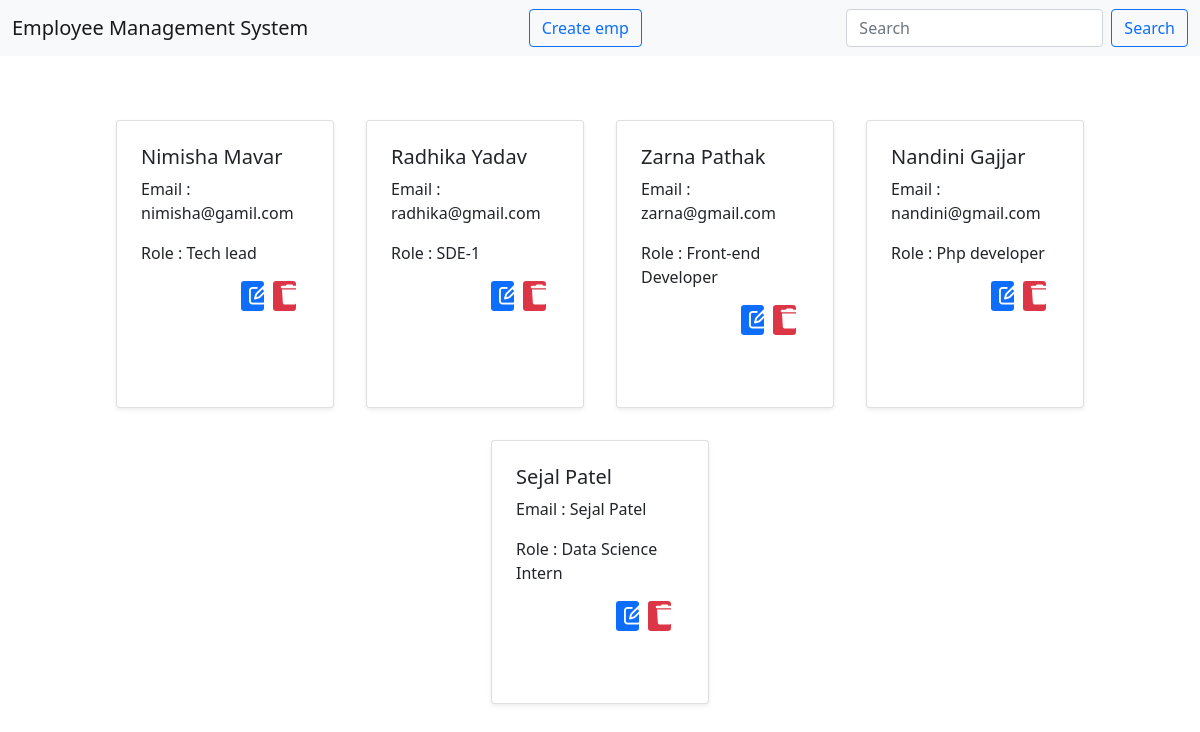
Before: / with the older database file.
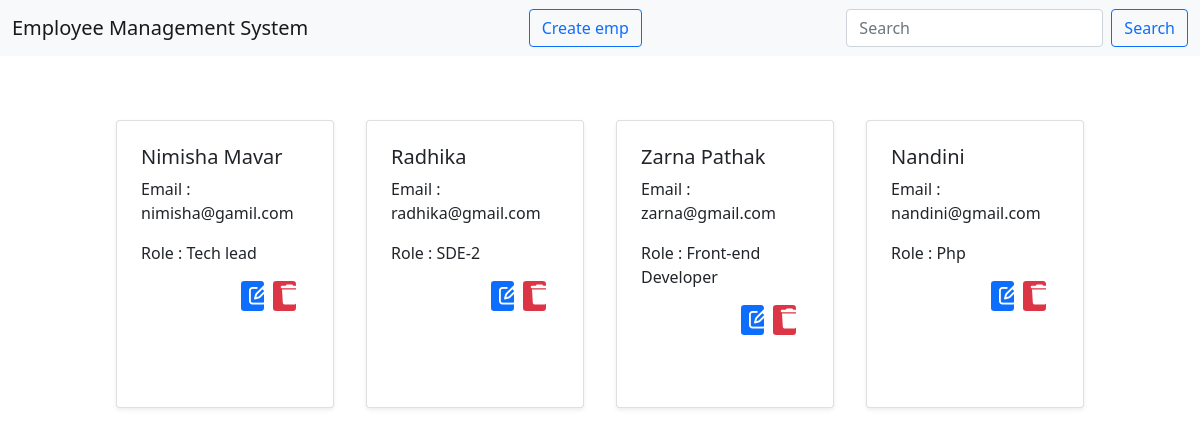
After: the same page with the newer database file.
### CRUD/models.py (models this page shows, shortened)
class Employee(models.Model):
    name=models.CharField(max_length=100,verbose_name="Employee name")
    email=models.EmailField(max_length=277,verbose_name="Employee email")
    role=models.CharField(max_length=50)

### CRUD/views.py (the view, shortened to what this page needs)
# urls.py: path('',views.home,name="home")
def home(request):
    emps=Employee.objects.all()
    context={
        "Employees":emps
    }
    return render(request,'index.html',context)

### templates/index.html (shortened to what this page needs)
<!DOCTYPE html>
<html>
  <head>
    <link
      href="https://cdn.jsdelivr.net/npm/bootstrap@5.0.2/dist/css/bootstrap.min.css"
      rel="stylesheet"
    />
    <link
      rel="stylesheet"
      href="https://cdnjs.cloudflare.com/ajax/libs/font-awesome/6.5.2/css/all.min.css"
    />
  </head>
  <body>
    <nav class="navbar navbar-light bg-light">
      <div class="container-fluid">
        <a class="navbar-brand">Employee Management System</a>
        <button class="btn btn-outline-primary text-right"  type="button" data-bs-toggle="modal" data-bs-target="#createModal">Create emp</button>
        <form class="d-flex" method="post">
          <input
            class="form-control me-2"
            type="search"
            placeholder="Search"
            aria-label="Search"
            name="searchQuery"
          />
          <button class="btn btn-outline-primary" type="submit" name="search">Search</button>
        </form>
      </div>
    </nav>
    <br/></br>
    <div class="row mx-auto justify-content-center col-lg-10">
    {% for Employee in Employees %}
      <div class="col-lg-3 p-3">
        <div class="card h-100 card h-100 shadow-sm p-2 mb-5 bg-body rounded">
          <div class="card-body">
            <h5 class="card-title">{{Employee.name}}</h5>
            <p class="card-text">
              Email : {{Employee.email}}
            </p>
            <p class="card-text">
              Role : {{Employee.role}}
            </p>
            <div class="row">
                <div class="col-lg-3"></div>
                <div class="col-lg-4"></div>
                <div class="col-lg-5 row">
                    <div class="col-lg-5 btn-sm btn-primary" type="button" data-bs-toggle="modal" data-bs-target="#UpdateModal{{Employee.id}}"><i class="fa-regular fa-pen-to-square fs-5"></i></div>
                    <div class="col-lg-5 btn-sm btn-danger" type="button" data-bs-toggle="modal" data-bs-target="#DeleteModal{{Employee.id}}"><i class="fa-solid fa-trash fs-5"></i></div>
                </div>
            </div>
          </div>
        </div>
      </div>
    {% endfor %}
    </div>
  </body>
</html>

Changed rows visible on the page:
removed Employee: name "Nandini Gajjar", email "nandini@gmail.com", role "Php developer"
removed Employee: name "Sejal Patel", email "Sejal Patel", role "Data Science Intern"
changed Employee "radhika@gmail.com": name "Radhika Yadav" → "Radhika"; role "SDE-1" → "SDE-2"
added Employee: name "Nandini", email "nandini@gmail.com", role "Php"
